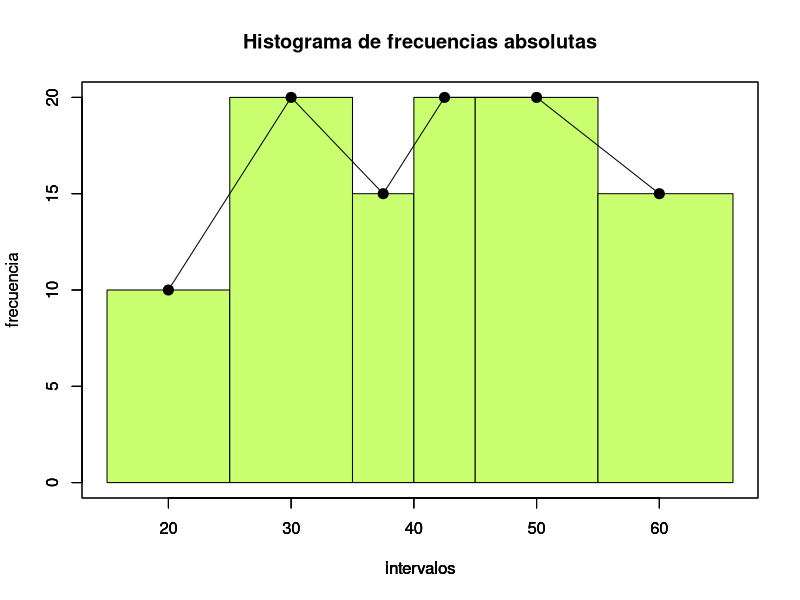
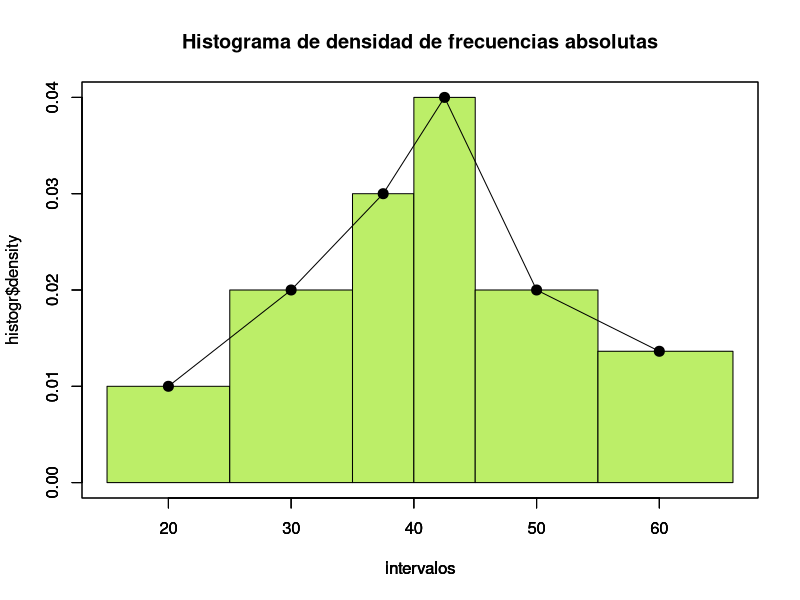
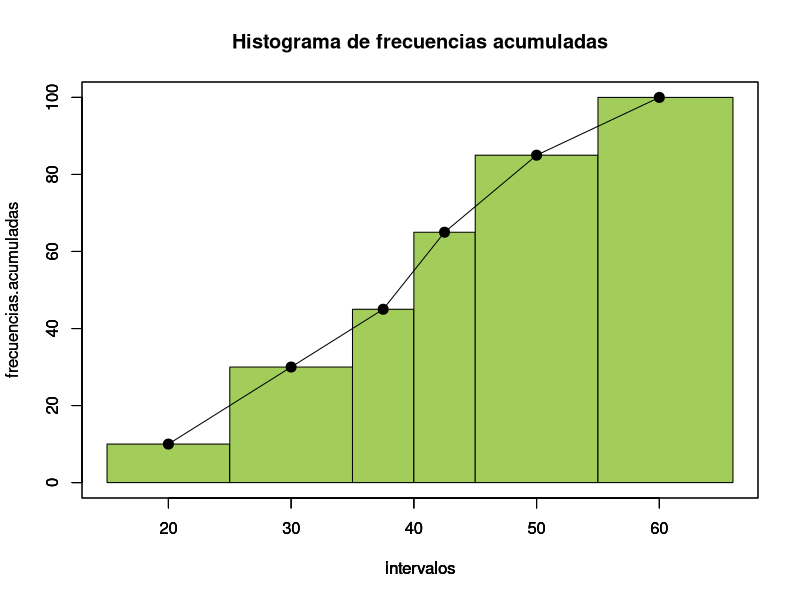
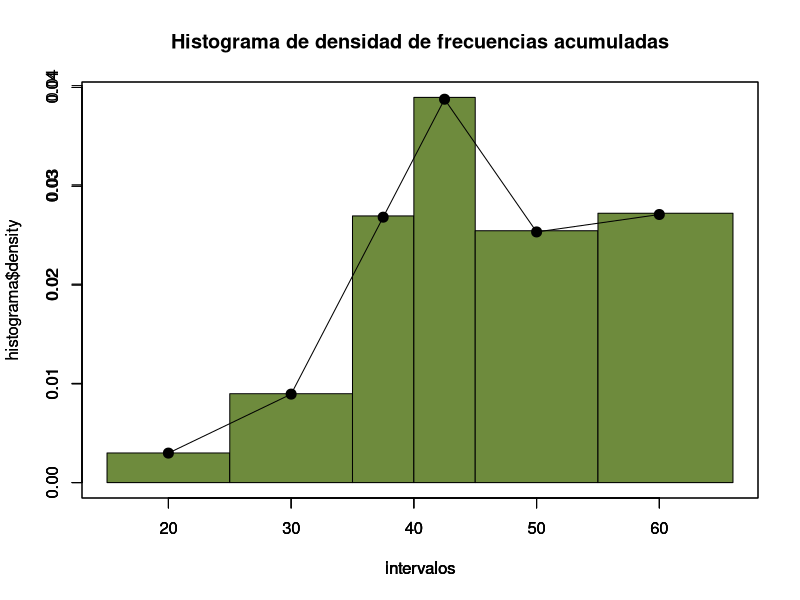

The R script that drew these images, in order:
setwd("C:/Users/Laura/Desktop/BIOESTADÍSTICA/Practica1")

#frecuencias absolutas
intervalos<-c(20,30,37.5,42.5,50,60)
frecuencia <- c(10, 20, 15, 20, 20, 15)
intervalos.frecuencia <- rep(intervalos,frecuencia)
brk=c(15,25,35,40,45,55,66)

#frecuencias acumuladas
frecuencias.acumuladas <- c(10, 30, 45, 65, 85, 100)
intervalos.frecuencia.abs <- rep(intervalos,frecuencias.acumuladas)

#histograma de frecuencias absolutas
hist(intervalos.frecuencia,breaks=brk, freq=TRUE, xlab = "Intervalos",ylab = "",main = "Histograma de frecuencias absolutas", col="darkolivegreen1")
par(new=TRUE)
plot(intervalos,frecuencia, plot(frecuencia~intervalos,type="l",xlim=c(15,66), ylim=c(0,20)),cex=2,pch=20,bg="black",col="black")

#histograma de densidad
histogr<- hist(intervalos.frecuencia, breaks=brk, xlab = "Intervalos",ylab = "",main = "Histograma de densidad de frecuencias absolutas", col="darkolivegreen2")
par(new=TRUE)
plot(intervalos, histogr$density, plot(histogr$density~intervalos,xlim=c(15,66), ylim=c(0,0.04),type="l"),cex=2,pch=20,bg="black",col="black")

#histograma de frecuencias acumuladas
hist(intervalos.frecuencia.abs, breaks=brk, freq=TRUE, xlab = "Intervalos",ylab = "",main = "Histograma de frecuencias acumuladas", col="darkolivegreen3")
par(new=TRUE)
plot(intervalos,frecuencias.acumuladas, plot(frecuencias.acumuladas~intervalos,type="l",xlim=c(15,66), ylim=c(0,100)),cex=2,pch=20,bg="black",col="black")

#histograma de frecuencias acumuladas por densidades
histograma<- hist(intervalos.frecuencia.abs, breaks=brk, xlab = "Intervalos",ylab = "",main = "Histograma de densidad de frecuencias acumuladas", col="darkolivegreen4")
par(new=TRUE)
plot(intervalos, histograma$density, plot(histograma$density~intervalos,xlim=c(15,66), ylim=c(0,0.03899),type="l"),cex=2,pch=20,bg="black",col="black")



quantile(intervalos.frecuencia.abs, 0.3)
quantile(intervalos.frecuencia.abs, 0.7)